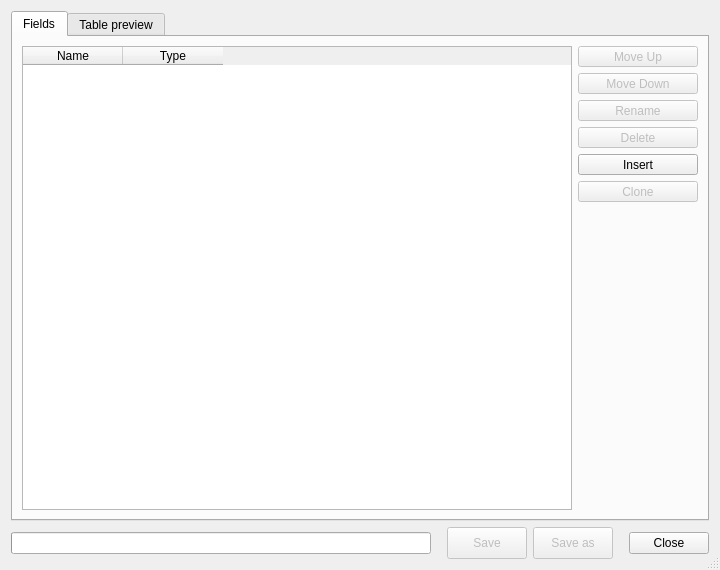
<?xml version="1.0" encoding="UTF-8"?>
<ui version="4.0">
 <author>Borys Jurgiel</author>
 <class>Dialog</class>
 <widget class="QDialog" name="Dialog">
  <property name="enabled">
   <bool>true</bool>
  </property>
  <property name="geometry">
   <rect>
    <x>0</x>
    <y>0</y>
    <width>720</width>
    <height>570</height>
   </rect>
  </property>
  <property name="focusPolicy">
   <enum>Qt::NoFocus</enum>
  </property>
  <property name="contextMenuPolicy">
   <enum>Qt::NoContextMenu</enum>
  </property>
  <property name="windowTitle">
   <string>Reconcile</string>
  </property>
  <property name="sizeGripEnabled">
   <bool>true</bool>
  </property>
  <layout class="QGridLayout">
   <item row="0" column="0">
    <widget class="QTabWidget" name="tabWidget">
     <property name="minimumSize">
      <size>
       <width>0</width>
       <height>0</height>
      </size>
     </property>
     <property name="autoFillBackground">
      <bool>true</bool>
     </property>
     <property name="tabShape">
      <enum>QTabWidget::Rounded</enum>
     </property>
     <property name="currentIndex">
      <number>0</number>
     </property>
     <property name="elideMode">
      <enum>Qt::ElideNone</enum>
     </property>
     <property name="usesScrollButtons">
      <bool>false</bool>
     </property>
     <widget class="QWidget" name="tab_2">
      <attribute name="title">
       <string>Fields</string>
      </attribute>
      <layout class="QGridLayout">
       <item row="0" column="0">
        <widget class="QTableWidget" name="fieldsTable">
         <property name="enabled">
          <bool>true</bool>
         </property>
         <property name="sizePolicy">
          <sizepolicy hsizetype="Expanding" vsizetype="MinimumExpanding">
           <horstretch>0</horstretch>
           <verstretch>0</verstretch>
          </sizepolicy>
         </property>
         <property name="minimumSize">
          <size>
           <width>0</width>
           <height>280</height>
          </size>
         </property>
         <property name="focusPolicy">
          <enum>Qt::WheelFocus</enum>
         </property>
         <property name="editTriggers">
          <set>QAbstractItemView::AnyKeyPressed|QAbstractItemView::DoubleClicked|QAbstractItemView::EditKeyPressed</set>
         </property>
         <property name="dragDropMode">
          <enum>QAbstractItemView::NoDragDrop</enum>
         </property>
         <property name="selectionMode">
          <enum>QAbstractItemView::ExtendedSelection</enum>
         </property>
         <property name="selectionBehavior">
          <enum>QAbstractItemView::SelectRows</enum>
         </property>
         <property name="gridStyle">
          <enum>Qt::DotLine</enum>
         </property>
         <property name="wordWrap">
          <bool>false</bool>
         </property>
         <property name="cornerButtonEnabled">
          <bool>false</bool>
         </property>
         <property name="rowCount">
          <number>0</number>
         </property>
         <property name="columnCount">
          <number>2</number>
         </property>
         <column>
          <property name="text">
           <string>Name</string>
          </property>
         </column>
         <column>
          <property name="text">
           <string>Type</string>
          </property>
         </column>
        </widget>
       </item>
       <item row="0" column="1">
        <layout class="QVBoxLayout">
         <item>
          <widget class="QToolButton" name="butUp">
           <property name="enabled">
            <bool>false</bool>
           </property>
           <property name="sizePolicy">
            <sizepolicy hsizetype="Preferred" vsizetype="Fixed">
             <horstretch>0</horstretch>
             <verstretch>0</verstretch>
            </sizepolicy>
           </property>
           <property name="toolTip">
            <string>&lt;html&gt;&lt;head&gt;&lt;meta name=&quot;qrichtext&quot; content=&quot;1&quot; /&gt;&lt;style type=&quot;text/css&quot;&gt;
p, li { white-space: pre-wrap; }
&lt;/style&gt;&lt;/head&gt;&lt;body style=&quot; font-family:'Sans Serif'; font-size:9pt; font-weight:400; font-style:normal;&quot;&gt;
&lt;p style=&quot; margin-top:0px; margin-bottom:0px; margin-left:0px; margin-right:0px; -qt-block-indent:0; text-indent:0px;&quot;&gt;Move selected field up&lt;/p&gt;&lt;/body&gt;&lt;/html&gt;</string>
           </property>
           <property name="text">
            <string>Move Up</string>
           </property>
           <property name="icon">
            <iconset resource="resources.qrc">
             <normaloff>:/processing/reclasstable/dialog/icons/crystalsvg_1uparrow.png</normaloff>:/processing/reclasstable/dialog/icons/crystalsvg_1uparrow.png</iconset>
           </property>
           <property name="toolButtonStyle">
            <enum>Qt::ToolButtonTextBesideIcon</enum>
           </property>
          </widget>
         </item>
         <item>
          <widget class="QToolButton" name="butDown">
           <property name="enabled">
            <bool>false</bool>
           </property>
           <property name="sizePolicy">
            <sizepolicy hsizetype="Preferred" vsizetype="Fixed">
             <horstretch>0</horstretch>
             <verstretch>0</verstretch>
            </sizepolicy>
           </property>
           <property name="minimumSize">
            <size>
             <width>120</width>
             <height>0</height>
            </size>
           </property>
           <property name="toolTip">
            <string>&lt;html&gt;&lt;head&gt;&lt;meta name=&quot;qrichtext&quot; content=&quot;1&quot; /&gt;&lt;style type=&quot;text/css&quot;&gt;
p, li { white-space: pre-wrap; }
&lt;/style&gt;&lt;/head&gt;&lt;body style=&quot; font-family:'Sans Serif'; font-size:9pt; font-weight:400; font-style:normal;&quot;&gt;
&lt;p style=&quot; margin-top:0px; margin-bottom:0px; margin-left:0px; margin-right:0px; -qt-block-indent:0; text-indent:0px;&quot;&gt;Move selected field down&lt;/p&gt;&lt;/body&gt;&lt;/html&gt;</string>
           </property>
           <property name="text">
            <string>Move Down</string>
           </property>
           <property name="icon">
            <iconset resource="resources.qrc">
             <normaloff>:/processing/reclasstable/dialog/icons/crystalsvg_1downarrow.png</normaloff>:/processing/reclasstable/dialog/icons/crystalsvg_1downarrow.png</iconset>
           </property>
           <property name="toolButtonStyle">
            <enum>Qt::ToolButtonTextBesideIcon</enum>
           </property>
          </widget>
         </item>
         <item>
          <widget class="QToolButton" name="butRename">
           <property name="enabled">
            <bool>false</bool>
           </property>
           <property name="sizePolicy">
            <sizepolicy hsizetype="Preferred" vsizetype="Fixed">
             <horstretch>0</horstretch>
             <verstretch>0</verstretch>
            </sizepolicy>
           </property>
           <property name="toolTip">
            <string>&lt;html&gt;&lt;head&gt;&lt;meta name=&quot;qrichtext&quot; content=&quot;1&quot; /&gt;&lt;style type=&quot;text/css&quot;&gt;
p, li { white-space: pre-wrap; }
&lt;/style&gt;&lt;/head&gt;&lt;body style=&quot; font-family:'Sans Serif'; font-size:9pt; font-weight:400; font-style:normal;&quot;&gt;
&lt;p style=&quot; margin-top:0px; margin-bottom:0px; margin-left:0px; margin-right:0px; -qt-block-indent:0; text-indent:0px;&quot;&gt;Rename selected field&lt;/p&gt;&lt;/body&gt;&lt;/html&gt;</string>
           </property>
           <property name="text">
            <string>Rename</string>
           </property>
           <property name="icon">
            <iconset resource="resources.qrc">
             <normaloff>:/processing/reclasstable/dialog/icons/tableManagerIcon3.png</normaloff>:/processing/reclasstable/dialog/icons/tableManagerIcon3.png</iconset>
           </property>
           <property name="toolButtonStyle">
            <enum>Qt::ToolButtonTextBesideIcon</enum>
           </property>
          </widget>
         </item>
         <item>
          <widget class="QToolButton" name="butDel">
           <property name="enabled">
            <bool>false</bool>
           </property>
           <property name="sizePolicy">
            <sizepolicy hsizetype="Preferred" vsizetype="Fixed">
             <horstretch>0</horstretch>
             <verstretch>0</verstretch>
            </sizepolicy>
           </property>
           <property name="toolTip">
            <string>&lt;html&gt;&lt;head&gt;&lt;meta name=&quot;qrichtext&quot; content=&quot;1&quot; /&gt;&lt;style type=&quot;text/css&quot;&gt;
p, li { white-space: pre-wrap; }
&lt;/style&gt;&lt;/head&gt;&lt;body style=&quot; font-family:'Sans Serif'; font-size:9pt; font-weight:400; font-style:normal;&quot;&gt;
&lt;p style=&quot; margin-top:0px; margin-bottom:0px; margin-left:0px; margin-right:0px; -qt-block-indent:0; text-indent:0px;&quot;&gt;Remove selected field&lt;/p&gt;&lt;/body&gt;&lt;/html&gt;</string>
           </property>
           <property name="text">
            <string>Delete</string>
           </property>
           <property name="icon">
            <iconset resource="resources.qrc">
             <normaloff>:/processing/reclasstable/dialog/icons/mActionDeleteAttribute.png</normaloff>:/processing/reclasstable/dialog/icons/mActionDeleteAttribute.png</iconset>
           </property>
           <property name="toolButtonStyle">
            <enum>Qt::ToolButtonTextBesideIcon</enum>
           </property>
          </widget>
         </item>
         <item>
          <widget class="QToolButton" name="butIns">
           <property name="enabled">
            <bool>true</bool>
           </property>
           <property name="sizePolicy">
            <sizepolicy hsizetype="Preferred" vsizetype="Fixed">
             <horstretch>0</horstretch>
             <verstretch>0</verstretch>
            </sizepolicy>
           </property>
           <property name="toolTip">
            <string>&lt;html&gt;&lt;head&gt;&lt;meta name=&quot;qrichtext&quot; content=&quot;1&quot; /&gt;&lt;style type=&quot;text/css&quot;&gt;
p, li { white-space: pre-wrap; }
&lt;/style&gt;&lt;/head&gt;&lt;body style=&quot; font-family:'Sans Serif'; font-size:9pt; font-weight:400; font-style:normal;&quot;&gt;
&lt;p style=&quot; margin-top:0px; margin-bottom:0px; margin-left:0px; margin-right:0px; -qt-block-indent:0; text-indent:0px;&quot;&gt;Insert new field&lt;/p&gt;&lt;/body&gt;&lt;/html&gt;</string>
           </property>
           <property name="text">
            <string>Insert</string>
           </property>
           <property name="icon">
            <iconset resource="resources.qrc">
             <normaloff>:/processing/reclasstable/dialog/icons/mActionNewAttribute.png</normaloff>:/processing/reclasstable/dialog/icons/mActionNewAttribute.png</iconset>
           </property>
           <property name="toolButtonStyle">
            <enum>Qt::ToolButtonTextBesideIcon</enum>
           </property>
          </widget>
         </item>
         <item>
          <widget class="QToolButton" name="butClone">
           <property name="enabled">
            <bool>false</bool>
           </property>
           <property name="sizePolicy">
            <sizepolicy hsizetype="Preferred" vsizetype="Fixed">
             <horstretch>0</horstretch>
             <verstretch>0</verstretch>
            </sizepolicy>
           </property>
           <property name="toolTip">
            <string>&lt;html&gt;&lt;head&gt;&lt;meta name=&quot;qrichtext&quot; content=&quot;1&quot; /&gt;&lt;style type=&quot;text/css&quot;&gt;
p, li { white-space: pre-wrap; }
&lt;/style&gt;&lt;/head&gt;&lt;body style=&quot; font-family:'Sans Serif'; font-size:9pt; font-weight:400; font-style:normal;&quot;&gt;
&lt;p style=&quot; margin-top:0px; margin-bottom:0px; margin-left:0px; margin-right:0px; -qt-block-indent:0; text-indent:0px;&quot;&gt;Clone selected field&lt;/p&gt;&lt;/body&gt;&lt;/html&gt;</string>
           </property>
           <property name="text">
            <string>Clone</string>
           </property>
           <property name="icon">
            <iconset resource="resources.qrc">
             <normaloff>:/processing/reclasstable/dialog/icons/mActionCopySelected.png</normaloff>:/processing/reclasstable/dialog/icons/mActionCopySelected.png</iconset>
           </property>
           <property name="toolButtonStyle">
            <enum>Qt::ToolButtonTextBesideIcon</enum>
           </property>
          </widget>
         </item>
         <item>
          <spacer>
           <property name="orientation">
            <enum>Qt::Vertical</enum>
           </property>
           <property name="sizeHint" stdset="0">
            <size>
             <width>120</width>
             <height>40</height>
            </size>
           </property>
          </spacer>
         </item>
        </layout>
       </item>
      </layout>
     </widget>
     <widget class="QWidget" name="tab_4">
      <attribute name="title">
       <string>Table preview</string>
      </attribute>
      <layout class="QHBoxLayout" name="horizontalLayout">
       <item>
        <widget class="QTableWidget" name="dataTable">
         <property name="enabled">
          <bool>true</bool>
         </property>
         <property name="selectionMode">
          <enum>QAbstractItemView::SingleSelection</enum>
         </property>
         <property name="selectionBehavior">
          <enum>QAbstractItemView::SelectColumns</enum>
         </property>
         <property name="gridStyle">
          <enum>Qt::DotLine</enum>
         </property>
         <property name="wordWrap">
          <bool>false</bool>
         </property>
         <property name="cornerButtonEnabled">
          <bool>false</bool>
         </property>
        </widget>
       </item>
       <item>
        <layout class="QVBoxLayout" name="verticalLayout_2">
         <item>
          <widget class="QPushButton" name="butInsRow">
           <property name="toolTip">
            <string>&lt;html&gt;&lt;head&gt;&lt;meta name=&quot;qrichtext&quot; content=&quot;1&quot; /&gt;&lt;style type=&quot;text/css&quot;&gt;
p, li { white-space: pre-wrap; }
&lt;/style&gt;&lt;/head&gt;&lt;body style=&quot; font-family:'Sans Serif'; font-size:9pt; font-weight:400; font-style:normal;&quot;&gt;
&lt;p style=&quot; margin-top:0px; margin-bottom:0px; margin-left:0px; margin-right:0px; -qt-block-indent:0; text-indent:0px;&quot;&gt;Insert new row&lt;/p&gt;&lt;/body&gt;&lt;/html&gt;</string>
           </property>
           <property name="text">
            <string/>
           </property>
           <property name="icon">
            <iconset resource="resources.qrc">
             <normaloff>:/processing/reclasstable/dialog/icons/mActionNewAttribute.png</normaloff>:/processing/reclasstable/dialog/icons/mActionNewAttribute.png</iconset>
           </property>
          </widget>
         </item>
         <item>
          <widget class="QPushButton" name="butDelRow">
           <property name="enabled">
            <bool>false</bool>
           </property>
           <property name="text">
            <string/>
           </property>
           <property name="icon">
            <iconset resource="resources.qrc">
             <normaloff>:/processing/reclasstable/dialog/icons/mActionDeleteAttribute.png</normaloff>:/processing/reclasstable/dialog/icons/mActionDeleteAttribute.png</iconset>
           </property>
          </widget>
         </item>
         <item>
          <spacer name="verticalSpacer">
           <property name="orientation">
            <enum>Qt::Vertical</enum>
           </property>
           <property name="sizeHint" stdset="0">
            <size>
             <width>20</width>
             <height>40</height>
            </size>
           </property>
          </spacer>
         </item>
        </layout>
       </item>
      </layout>
     </widget>
    </widget>
   </item>
   <item row="1" column="0">
    <layout class="QHBoxLayout">
     <item>
      <widget class="QProgressBar" name="progressBar">
       <property name="enabled">
        <bool>true</bool>
       </property>
       <property name="alignment">
        <set>Qt::AlignHCenter</set>
       </property>
       <property name="textVisible">
        <bool>true</bool>
       </property>
       <property name="orientation">
        <enum>Qt::Horizontal</enum>
       </property>
       <property name="invertedAppearance">
        <bool>false</bool>
       </property>
       <property name="textDirection">
        <enum>QProgressBar::TopToBottom</enum>
       </property>
       <property name="format">
        <string/>
       </property>
      </widget>
     </item>
     <item>
      <spacer>
       <property name="orientation">
        <enum>Qt::Horizontal</enum>
       </property>
       <property name="sizeType">
        <enum>QSizePolicy::Fixed</enum>
       </property>
       <property name="sizeHint" stdset="0">
        <size>
         <width>10</width>
         <height>20</height>
        </size>
       </property>
      </spacer>
     </item>
     <item>
      <widget class="QPushButton" name="butSave">
       <property name="enabled">
        <bool>false</bool>
       </property>
       <property name="minimumSize">
        <size>
         <width>0</width>
         <height>32</height>
        </size>
       </property>
       <property name="palette">
        <palette>
         <active/>
         <inactive/>
         <disabled/>
        </palette>
       </property>
       <property name="toolTip">
        <string>Save changes (available only for Shapefiles) </string>
       </property>
       <property name="statusTip">
        <string/>
       </property>
       <property name="whatsThis">
        <string/>
       </property>
       <property name="accessibleDescription">
        <string/>
       </property>
       <property name="text">
        <string>Save</string>
       </property>
       <property name="icon">
        <iconset resource="resources.qrc">
         <normaloff>:/processing/reclasstable/dialog/icons/mActionFileSave.png</normaloff>:/processing/reclasstable/dialog/icons/mActionFileSave.png</iconset>
       </property>
      </widget>
     </item>
     <item>
      <widget class="QPushButton" name="butSaveAs">
       <property name="enabled">
        <bool>false</bool>
       </property>
       <property name="minimumSize">
        <size>
         <width>0</width>
         <height>32</height>
        </size>
       </property>
       <property name="toolTip">
        <string>Save changes to a new layer</string>
       </property>
       <property name="text">
        <string>Save as</string>
       </property>
       <property name="icon">
        <iconset resource="resources.qrc">
         <normaloff>:/processing/reclasstable/dialog/icons/mActionFileSaveAs.png</normaloff>:/processing/reclasstable/dialog/icons/mActionFileSaveAs.png</iconset>
       </property>
      </widget>
     </item>
     <item>
      <spacer>
       <property name="orientation">
        <enum>Qt::Horizontal</enum>
       </property>
       <property name="sizeType">
        <enum>QSizePolicy::Fixed</enum>
       </property>
       <property name="sizeHint" stdset="0">
        <size>
         <width>10</width>
         <height>20</height>
        </size>
       </property>
      </spacer>
     </item>
     <item>
      <widget class="QDialogButtonBox" name="buttonBox">
       <property name="enabled">
        <bool>true</bool>
       </property>
       <property name="sizePolicy">
        <sizepolicy hsizetype="Fixed" vsizetype="Fixed">
         <horstretch>0</horstretch>
         <verstretch>0</verstretch>
        </sizepolicy>
       </property>
       <property name="minimumSize">
        <size>
         <width>0</width>
         <height>32</height>
        </size>
       </property>
       <property name="layoutDirection">
        <enum>Qt::LeftToRight</enum>
       </property>
       <property name="autoFillBackground">
        <bool>false</bool>
       </property>
       <property name="orientation">
        <enum>Qt::Horizontal</enum>
       </property>
       <property name="standardButtons">
        <set>QDialogButtonBox::Close</set>
       </property>
       <property name="centerButtons">
        <bool>false</bool>
       </property>
      </widget>
     </item>
    </layout>
   </item>
  </layout>
 </widget>
 <tabstops>
  <tabstop>buttonBox</tabstop>
  <tabstop>tabWidget</tabstop>
  <tabstop>fieldsTable</tabstop>
  <tabstop>butUp</tabstop>
  <tabstop>butDown</tabstop>
  <tabstop>butRename</tabstop>
  <tabstop>butDel</tabstop>
  <tabstop>butIns</tabstop>
  <tabstop>butClone</tabstop>
  <tabstop>butSave</tabstop>
  <tabstop>butSaveAs</tabstop>
  <tabstop>dataTable</tabstop>
 </tabstops>
 <resources>
  <include location="resources.qrc"/>
 </resources>
 <connections/>
</ui>
